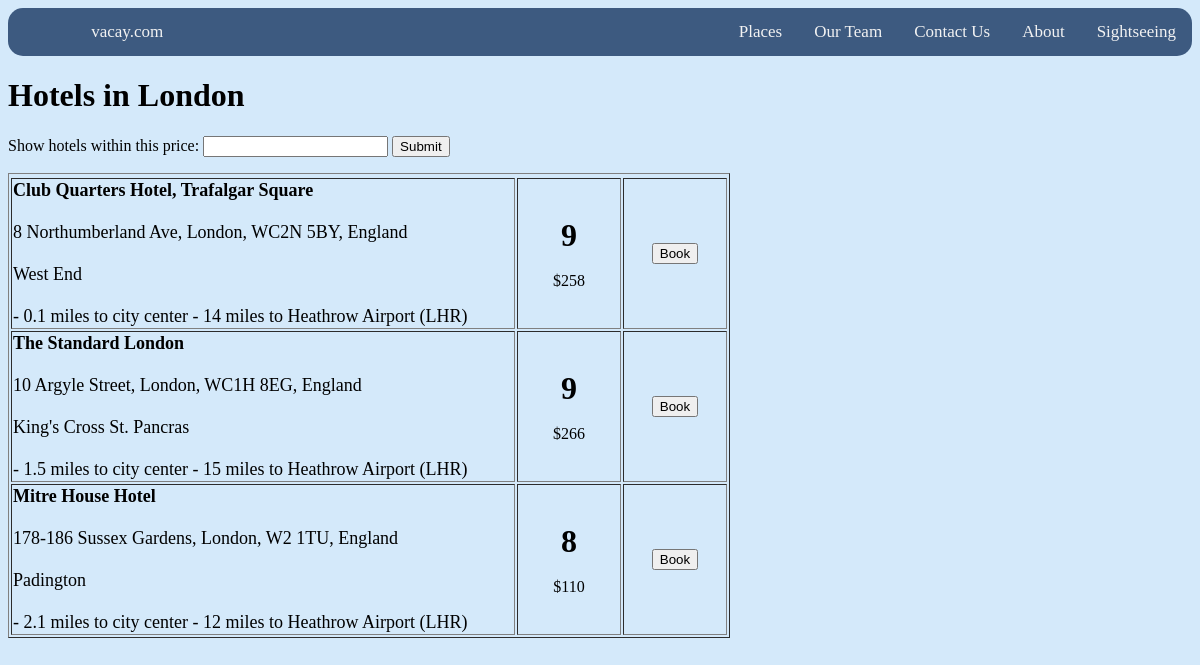
Screenshot of /london1.php with the database file from the repository.
### tables this page shows
CREATE TABLE `catalog` (
  `City` text NOT NULL,
  `Hotel Name` text NOT NULL,
  `Location` text NOT NULL,
  `Street Address` text NOT NULL,
  `Rating` int(11) NOT NULL,
  `Price` int(11) NOT NULL,
  `Details` text NOT NULL
);

### london1.php (the view, shortened to what this page needs)
<?php
require_once 'login.php';
?>
<form method="post" action="<?php echo $_SERVER['PHP_SELF'];?>">
  Show hotels within this price: <input type="int" name="fprice">
  <input type="submit">
</form>
<?php
$price = 0;
$conn=mysqli_connect($host,$user,$pass,$db);
if ($price == 0 or empty($price))
    $result = mysqli_query($conn,"SELECT * FROM catalog where City ='London'");
else
    $result = mysqli_query($conn,"SELECT * FROM catalog where City ='London' and Price <= $price");
echo "<table border='1'>
<tr>
</tr>";
while($row = mysqli_fetch_array($result))
{
echo "<tr>";
echo "<td width=500>" . "<b><font size=4>" . $row['Hotel Name'] . "</b><br/><br/>" . $row['Street Address'] . "<br/><br/>" . $row['Location'] . "<br/><br/>" . $row['Details'] . "</td>";
echo "<td width=100 align=center>" . "<b><font size=6>" . $row['Rating'] . "</font></b><br/><br/>" . "$". $row['Price'] . "</td>";
echo "<td width=100 align=center><button type = button>Book</button></td>";
echo "</tr>";
}
echo "</table>";
?>

### stylesheet.css (style rules this page uses)
.topnav { background-color: #3d5a80; overflow: hidden; border-radius: 15px; }
.topnav a { float: right; color: #f2f2f2; text-align: center; padding: 14px 16px; text-decoration: none; font-size: 17px; font-family: League Gothic; }
.dropdown { float: right; overflow: hidden; border-radius: 15px; }
.dropdown .dropbtn { border: none; outline: none; color: #f2f2f2; padding: 14px 16px; background-color: inherit; font-size: 17px; font-family: League Gothic; margin: 0; }

### rows the page displays
catalog: Hotel Name "Club Quarters Hotel, Trafalgar Square", Street Address "8 Northumberland Ave, London, WC2N 5BY, England", Location "West End", Details "- 0.1 miles to city center - 14 miles to Heathrow Airport (LHR)", Rating "9", Price "258"
catalog: Hotel Name "The Standard London", Street Address "10 Argyle Street, London, WC1H 8EG, England", Location "King's Cross St. Pancras", Details "- 1.5 miles to city center - 15 miles to Heathrow Airport (LHR)", Rating "9", Price "266"
catalog: Hotel Name "Mitre House Hotel", Street Address "178-186 Sussex Gardens, London, W2 1TU, England", Location "Padington", Details "- 2.1 miles to city center - 12 miles to Heathrow Airport (LHR)", Rating "8", Price "110"
